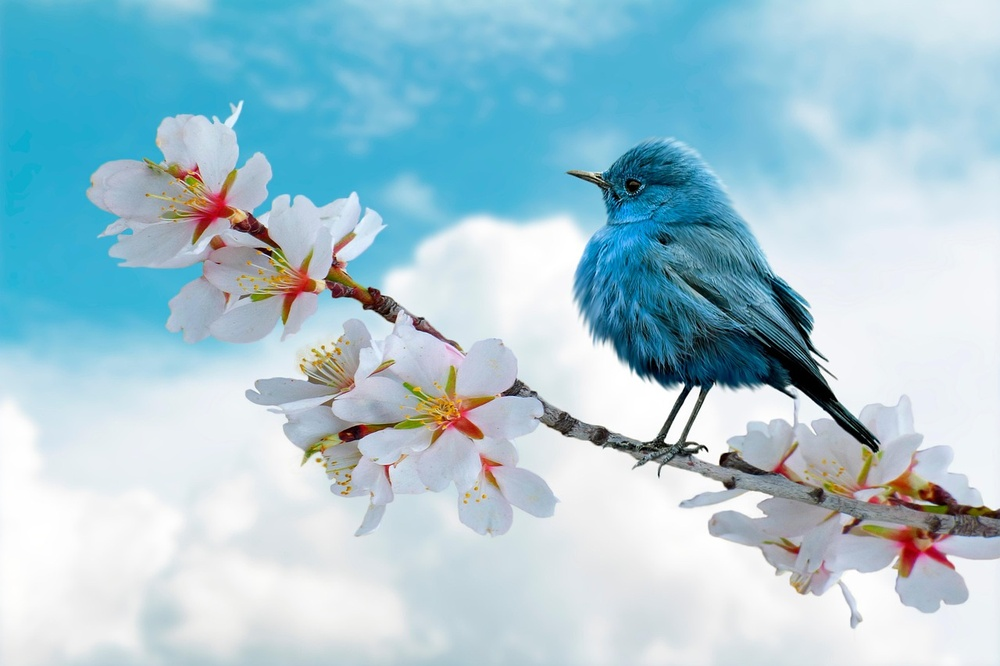
#> input picture OpenCV_Tut/New folder/bird.jpg, 1000 x 666 px, shrunk from 1280 x 853 before the run, given in place of the camera
$ python 5.py
#> lines starting #> are read from the running program, lines starting #| are printed output that depends on the picture; after the words box and inside, x2 and y2 are one past the last pixel; in counts of white or black regions, pixels touching at a corner belong together
#Extracting colors
#format used here is HSV :
#Hue
#Saturation
#Visibility(Brightness)

import cv2
import numpy as np

cap = cv2.VideoCapture(0)

while True :
    ret, frame = cap.read()
#> frame is the input picture: shape (666, 1000, 3); mean B, G, R 211.7, 199.2, 165.5
    width = int(cap.get(3))
    height = int(cap.get(4))

    hsv = cv2.cvtColor(frame, cv2.COLOR_BGR2HSV)
#> hsv: shape (666, 1000, 3); mean H, S, V 86.8, 68.8, 214.7
    lower_blue = np.array([90, 50, 50])
    upper_blue = np.array([130, 255, 255])

    mask = cv2.inRange(frame, lower_blue, upper_blue)
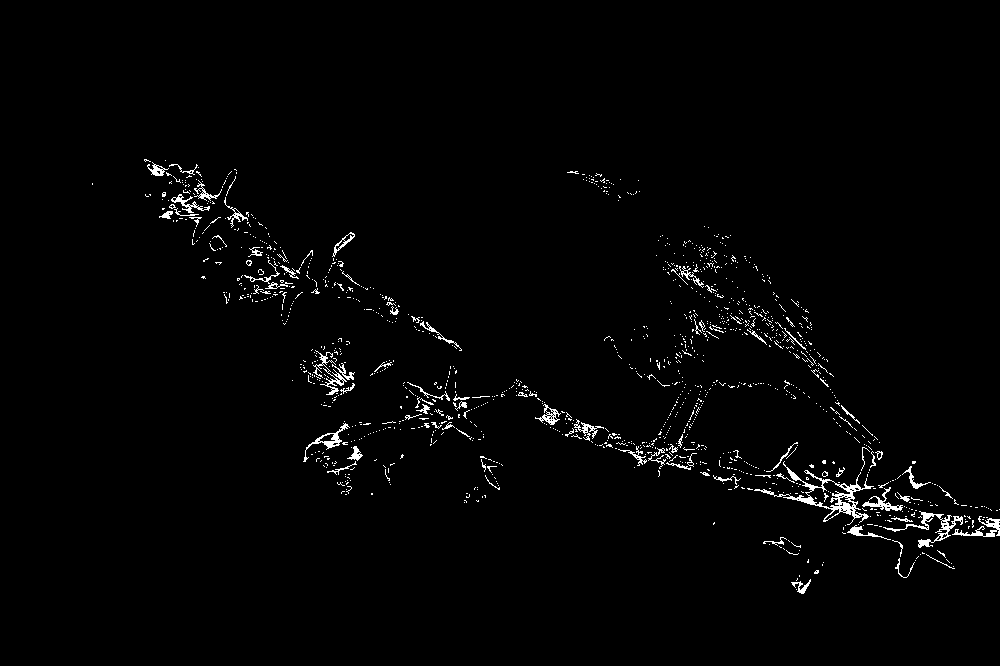
#> mask: shape (666, 1000); 1.7% white in thin lines or dots, all inside (x1, y1, x2, y2) = (92, 159, 1000, 594)

    result = cv2.bitwise_and(frame, frame, mask = mask)
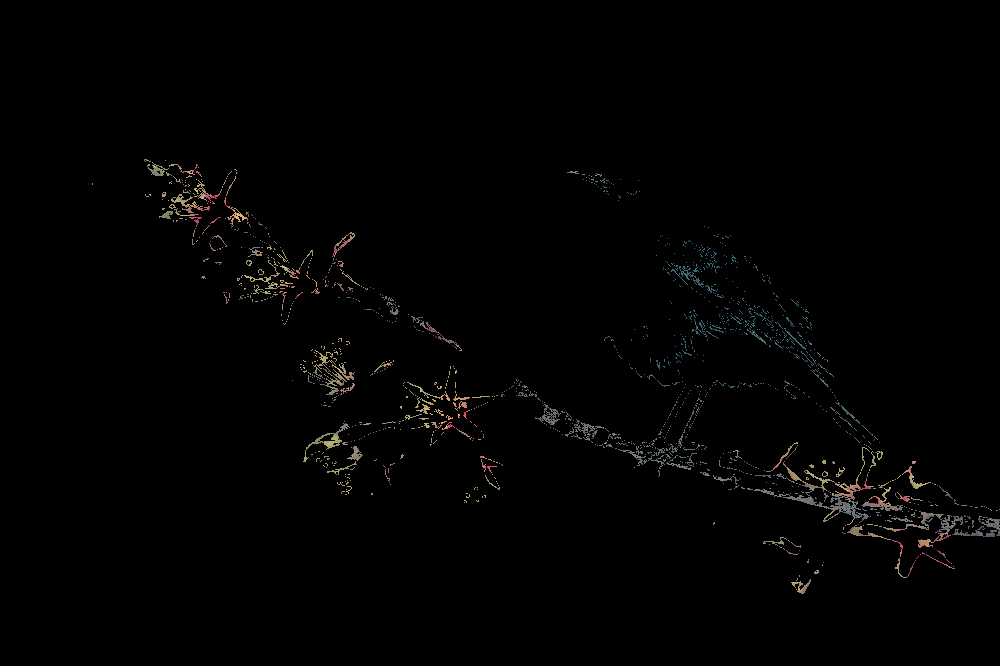
#> result: shape (666, 1000, 3); mean B, G, R 1.9, 2.1, 2.2

    cv2.imshow('Frame', result)

    if cv2.waitKey(1) == ord('q') :
#> (key q is pressed here)
        break

cap.release()
cv2.destroyAllWindows()
